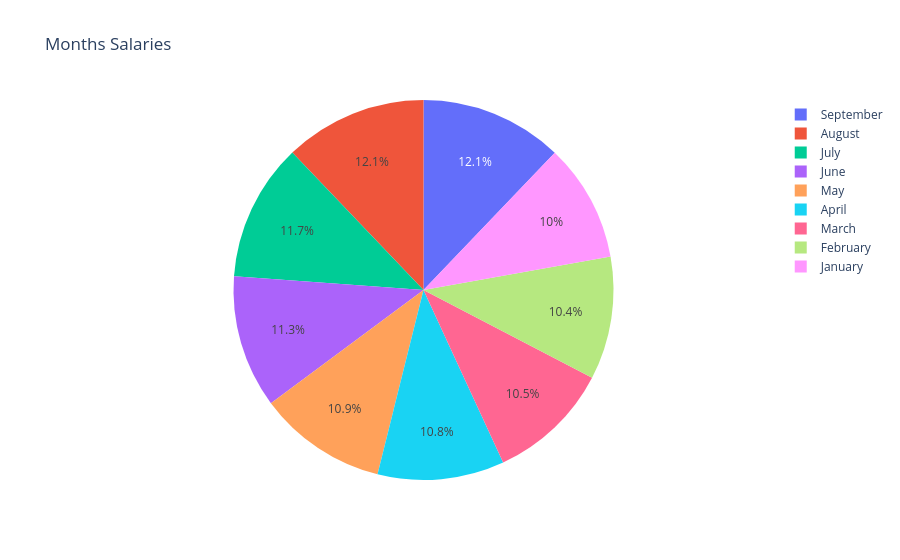

Notebook source saved alongside this figure:
### Code cell
px.pie(data_frame=total_salaries_per_month,names='Salaries Month',values='Gross Salary',title= 'Months Salaries')

### Figure 1 — Plotly figure (JSON) as saved in the notebook; plotly's stock layout.template omitted (floating-point values rounded to 4 significant figures)
{"data": [{"domain": {"x": [0, 1], "y": [0, 1]}, "hovertemplate": "Salaries Month=%{label}<br>Gross Salary=%{value}<extra></extra>", "labels": ["January", "February", "March", "April", "May", "June", "July", "August", "September"], "legendgroup": "", "name": "", "showlegend": true, "type": "pie", "values": [2559000.0, 2662000.0, 2671000.0, 2746000.0, 2789000.0, 2882000.0, 2986000.0, 3090000.0, 3093000.0]}], "layout": {"legend": {"tracegroupgap": 0}, "title": {"text": "Months Salaries"}}}
